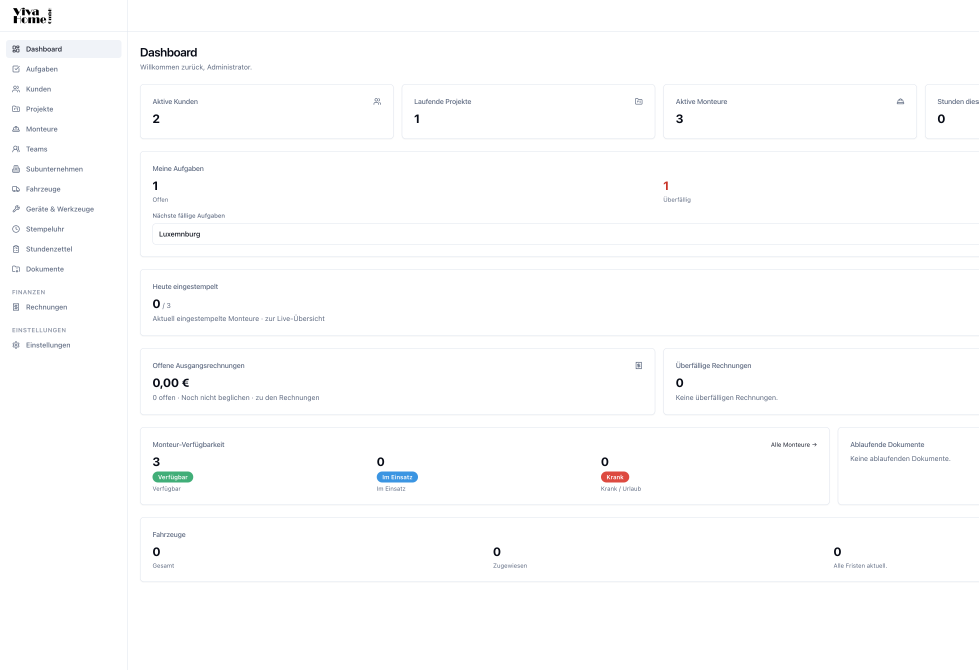
#> input picture docs/handbuch-screens/01-dashboard-menu.png, 3913 x 2678 px (shown at 1/4 size)
$ python build-handbuch-pdf.py
#> lines starting #> are read from the running program, lines starting #| are printed output that depends on the picture
#!/usr/bin/env python3
"""Erzeugt HANDBUCH.pdf (helles Design, druckgeeignet) aus docs/handbuch-screens/."""

from __future__ import annotations

from pathlib import Path

from fpdf import FPDF
from PIL import Image

ROOT = Path(__file__).resolve().parents[1]
SRC = ROOT / "docs" / "handbuch-screens"
JPG = SRC / "pdf"
OUT = ROOT / "HANDBUCH.pdf"
FONT = "/System/Library/Fonts/Supplemental/Arial Unicode.ttf"

SHOTS = [
    "01-dashboard-menu.png",
    "08-kunden-liste.png",
    "02-kunde-neu.png",
    "03-projekt-neu.png",
    "04-monteur-neu.png",
    "05-sub-neu.png",
    "06-monteur-sub-zuordnung.png",
    "07-projekt-monteur-zuordnen.png",
]


def prepare_jpgs() -> None:
    JPG.mkdir(parents=True, exist_ok=True)
    for name in SHOTS:
        p = SRC / name
        if not p.exists():
            raise SystemExit(f"Screenshot fehlt: {p}")
        im = Image.open(p).convert("RGB")
#> im is the input picture: PIL image 3913x2678 RGB; mean R, G, B 252.9, 253.1, 253.4
        max_w = 980
        if im.width > max_w:
            h = int(im.height * max_w / im.width)
#> h = 670
            im = im.resize((max_w, h), Image.Resampling.LANCZOS)
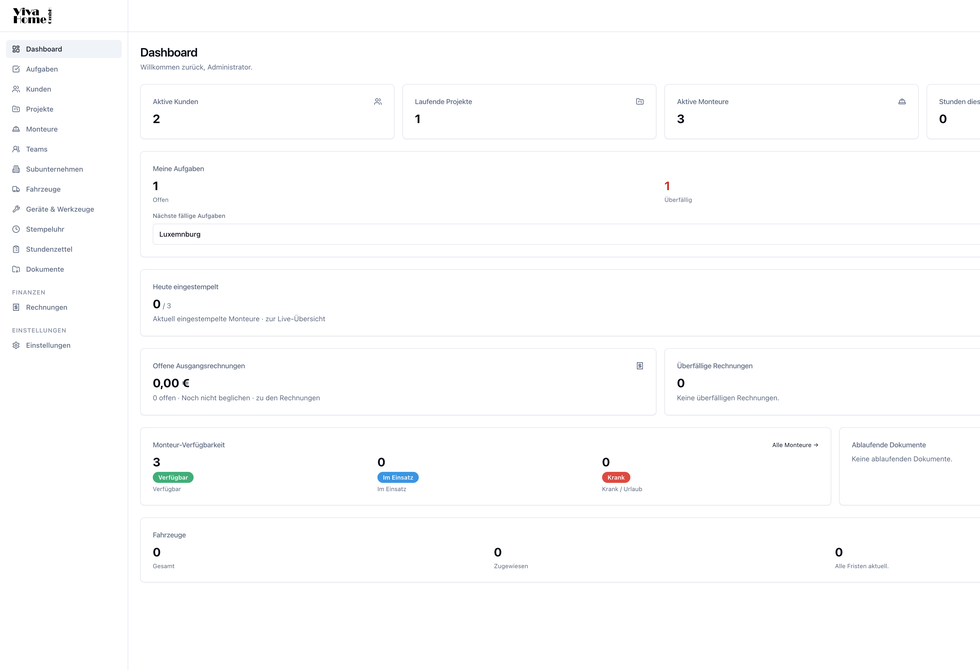
#> im: PIL image 980x670 RGB; mean R, G, B 252.8, 253, 253.3
        im.save(JPG / f"{p.stem}.jpg", "JPEG", quality=72, optimize=True)
#> pass 2 of the loop in prepare_jpgs, `for name in SHOTS:`:
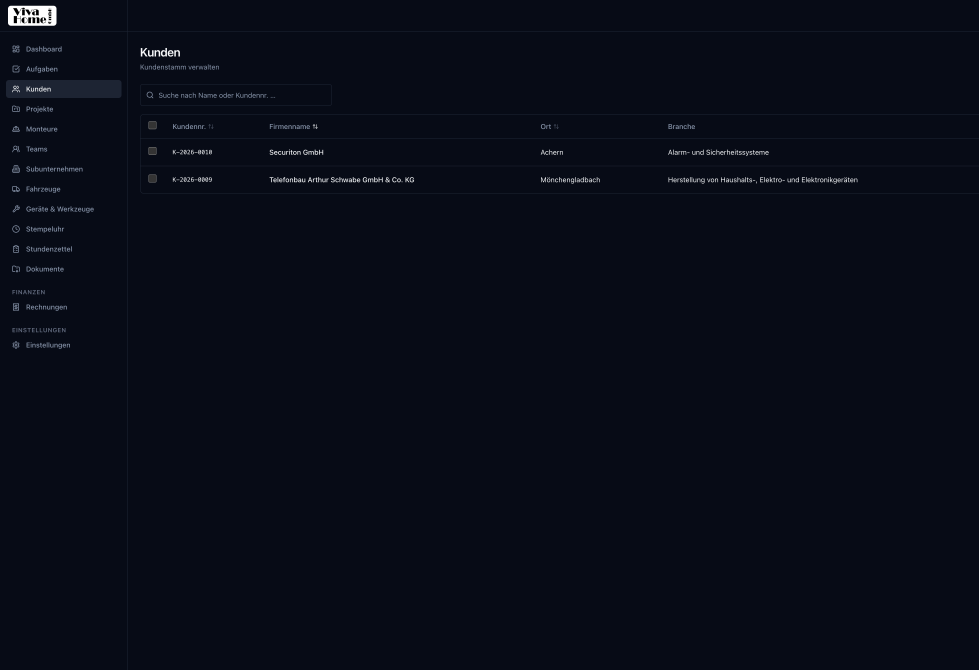
#> input picture docs/handbuch-screens/08-kunden-liste.png, 3913 x 2678 px (shown at 1/4 size)
#> in prepare_jpgs, im is the input picture: PIL image 3913x2678 RGB; mean R, G, B 8.2, 12.3, 23.3
#> in prepare_jpgs, `im = im.resize((max_w, h), Image.Resampling.LANCZOS)`:
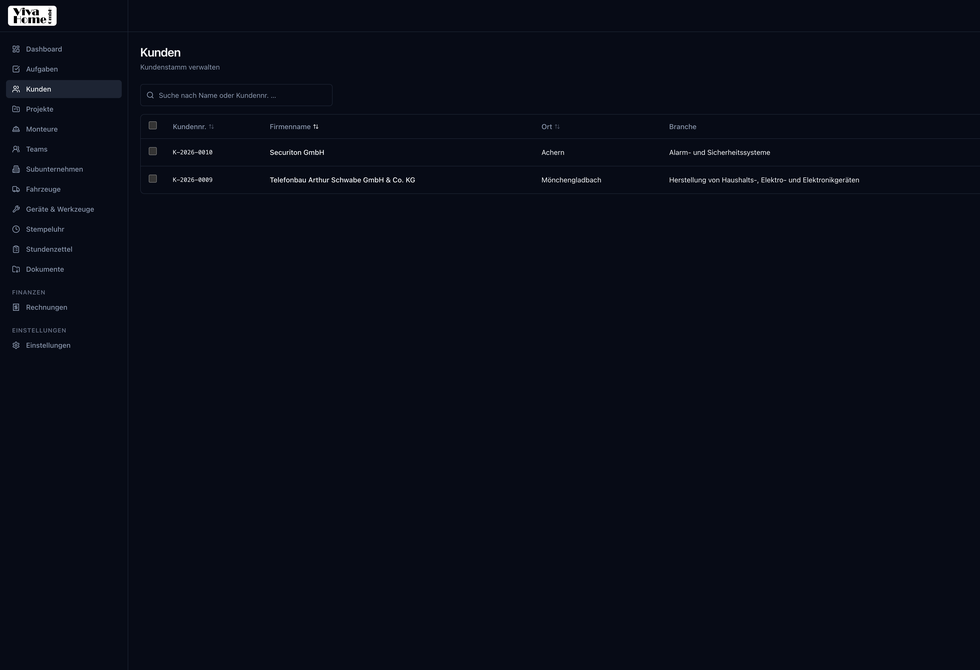
#> im: PIL image 980x670 RGB; mean R, G, B 8.2, 12.3, 23.3
#> pass 3 of the loop in prepare_jpgs, `for name in SHOTS:`:
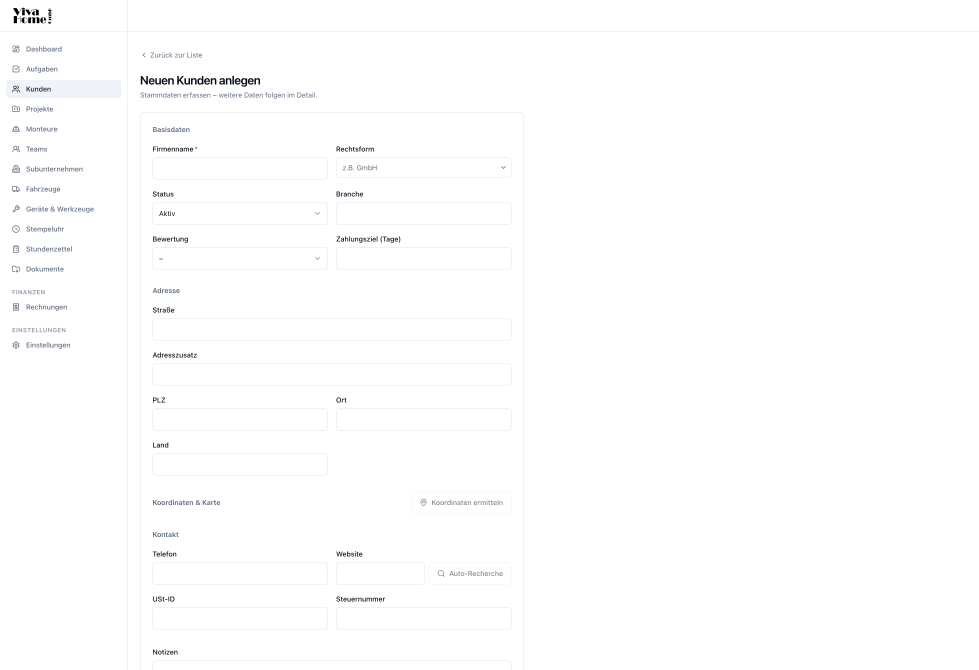
#> input picture docs/handbuch-screens/02-kunde-neu.png, 3913 x 2678 px (shown at 1/4 size)
#> in prepare_jpgs, im is the input picture: PIL image 3913x2678 RGB; mean R, G, B 253.6, 253.7, 253.9
#> in prepare_jpgs, `im = im.resize((max_w, h), Image.Resampling.LANCZOS)`:
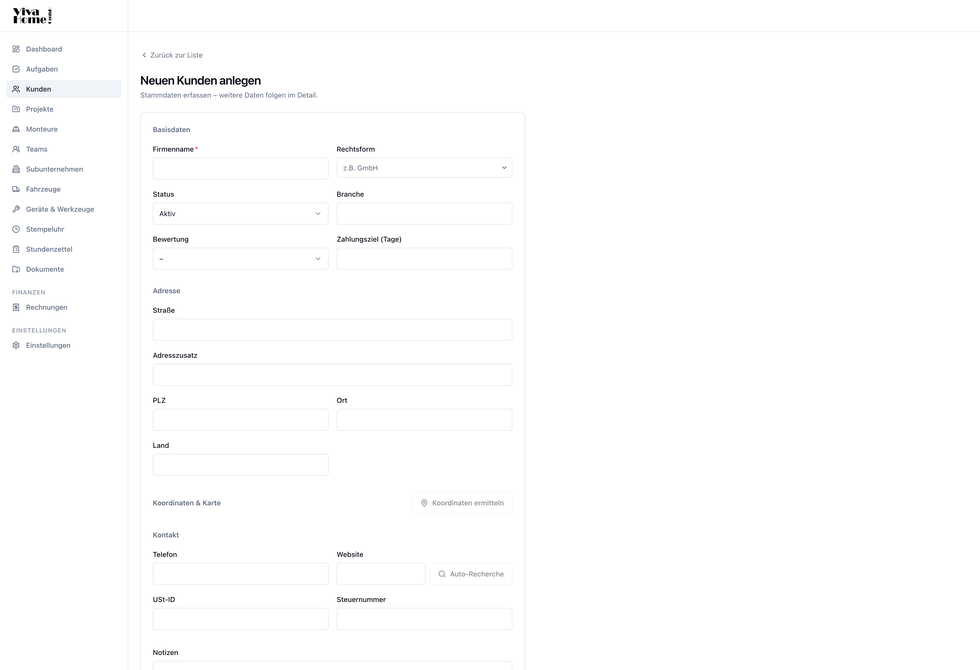
#> im: PIL image 980x670 RGB; mean R, G, B 253.5, 253.6, 253.8
#> the loop made 7 passes; the first 3 are shown


class Handbook(FPDF):
    # [24 lines left out: functions header, footer, not called in this run]


def build() -> None:
    prepare_jpgs()
    pdf = Handbook(format="A4")
    pdf.alias_nb_pages()
    pdf.set_auto_page_break(auto=True, margin=22)
    pdf.add_font("Body", "", FONT)
    pdf.add_font("Body", "B", FONT)
    pdf.add_font("Body", "I", FONT)
    pdf.set_margins(16, 20, 16)

    def reset_x() -> None:
        pdf.set_x(pdf.l_margin)

    # [24 lines left out: functions h1, h2, body, not called in this run]

    def bullet(text: str) -> None:
        body(f"•  {text}")

    def step(n: int, text: str) -> None:
        body(f"{n}.  {text}")

    # [21 lines left out: functions img, cover_line, not called in this run]

    # Cover
    pdf.add_page()
    pdf.ln(20)
    cover_line("Viva Home", size=24, bold=True)
    cover_line("Viva Home GmbH", size=12, bold=True)
    cover_line("Am Ringwall 16")
    cover_line("51491 Overath")
    pdf.ln(8)
    y = pdf.get_y()
    pdf.set_draw_color(180, 180, 180)
    pdf.line(60, y, 150, y)
    pdf.ln(10)
    cover_line("Office – Kurzanleitung", size=18, bold=True)
    cover_line("Stammdaten anlegen und zuordnen")
    pdf.ln(3)
    cover_line("Version 1.0.0 (Production)  |  Stand 24.08.2026")
    cover_line("Büro: office.vivahome.de  |  Kiosk: work.vivahome.de")
    pdf.ln(10)
    body(
        "Diese Kurzanleitung beschreibt die festen Büro-Schritte für die "
        "Stammdaten: Kunde, Projekt, Monteur, Subunternehmen sowie die "
        "Zuordnungen Monteur↔Sub und Monteur↔Projekt. Die Screenshots stammen "
        "aus dem hellen App-Design und sind für den Ausdruck geeignet."
    )
    body(
        "Anmeldung Büro: E-Mail und Passwort. Monteure stempeln mit 6-stelliger "
        "PIN (Monteur-App oder Kiosk)."
    )
    h2("Inhalt")
    for line in [
        "1. Orientierung im Menü",
        "2. Kunde anlegen",
        "3. Projekt anlegen",
        "4. Monteur anlegen",
        "5. Subunternehmen anlegen",
        "6. Monteur einem Subunternehmen zuordnen",
        "7. Monteur einem Projekt zuweisen",
        "8. Stempel und Stundenzettel (Kurz)",
    ]:
        bullet(line)

    # 1
    pdf.add_page()
    h1("1. Orientierung im Menü")
    body(
        "Nach dem Login öffnet sich das Dashboard. Links steht die "
        "Hauptnavigation. Fuer die Stammdaten nutzen Sie vor allem:"
    )
    bullet("Kunden – Firmenkunden anlegen und pflegen")
    bullet("Projekte – Aufträge anlegen und Monteure zuweisen")
    bullet("Monteure – Personenstammdaten, PIN, Typ Angestellt/Sub")
    bullet("Subunternehmen – Firmen der Fremdmonteure")
    body(
        "Oben rechts können Sie das Design wechseln. Fuer Ausdrucke und diese "
        "Anleitung ist das helle Design vorgesehen."
    )
    img("01-dashboard-menu.jpg", "Abb. 1 – Dashboard mit Hauptmenue (helles Design)")
    img(
        "08-kunden-liste.jpg",
        "Abb. 2 – Kundenliste; Aktion „Neuer Kunde“ oben rechts",
    )

    # 2
    pdf.add_page()
    h1("2. Kunde anlegen")
    step(1, "Menü „Kunden“ öffnen.")
    step(2, "Oben rechts „Neuer Kunde“ wählen (Pfad: /customers/new).")
    step(
        3,
        "Mindestens den Firmennamen ausfüllen. Empfohlen: Adresse (Straße, "
        "PLZ, Ort), Status „Aktiv“.",
    )
    step(4, "„Speichern“ klicken. Die Kundennummer (z. B. K-2026-…) wird vergeben.")
    step(
        5,
        "Im Kundendetail bei Bedarf ergänzen: Kontakte, Niederlassungen, "
        "E-Mails, Bankverbindungen, Dokumente.",
    )
    body(
        "Hinweis: Der Google-Contacts-Sync gilt nur für Kontakte, bei denen "
        "die Sync-Option gesetzt ist (Einstellungen → Google Contacts)."
    )
    img("02-kunde-neu.jpg", "Abb. 3 – Eingabemaske „Neuen Kunden anlegen“")

    # 3
    pdf.add_page()
    h1("3. Projekt anlegen")
    step(1, "Menü „Projekte“ → „Neues Projekt“ (/projects/new).")
    step(2, "Pflicht: Titel und bestehender Kunde.")
    step(3, "Optional: Leistungsart und Priorität setzen.")
    step(4, "„Speichern“. Die Projektnummer (z. B. P-2026-…) wird vergeben.")
    step(
        5,
        "Im Projektdetail: Standorte pflegen und im Tab „Monteure“ die "
        "Zuweisungen setzen (siehe Abschnitt 7).",
    )
    body(
        "Wichtig für den Kiosk: Normale Monteure dürfen nur mit gültiger, "
        "aktiver Projektzuweisung einstempeln. Ausnahme ist der Master-Monteur."
    )
    img("03-projekt-neu.jpg", "Abb. 4 – Eingabemaske „Neues Projekt anlegen“")

    # 4
    pdf.add_page()
    h1("4. Monteur anlegen")
    step(1, "Menü „Monteure“ → „Neuer Monteur“ (/workers/new).")
    step(2, "Pflicht: Vorname und Nachname.")
    step(
        3,
        "Typ wählen: „Angestellt“ oder „Subunternehmen“. Verfügbarkeit "
        "z. B. „Verfügbar“.",
    )
    step(4, "„Speichern“. Die Monteurnummer (z. B. W-2026-…) wird vergeben.")
    step(
        5,
        "Im Detail: optional „Master-Monteur“ aktivieren; unter PIN eine "
        "6-stellige PIN setzen; bei Bedarf „Kiosk nutzen“ und Gültig ab/bis.",
    )
    body(
        "Die PIN gilt für Monteur-App und Kiosk (work.vivahome.de). Ohne "
        "Kiosk-Freigabe ist der PIN-Login am Kiosk gesperrt."
    )
    img("04-monteur-neu.jpg", "Abb. 5 – Eingabemaske „Neuen Monteur anlegen“")

    # 5
    pdf.add_page()
    h1("5. Subunternehmen anlegen")
    step(1, "Menü „Subunternehmen“ → „Neues Subunternehmen“.")
    step(2, "Pflicht: Firmenname. Empfohlen: Kontaktperson, E-Mail, Telefon, Adresse.")
    step(3, "Optional: Steuer- und Bankdaten.")
    step(4, "„Speichern“.")
    body(
        "Erst danach können Monteure vom Typ „Subunternehmen“ diesem Sub "
        "zugeordnet werden (Abschnitt 6)."
    )
    img("05-sub-neu.jpg", "Abb. 6 – Eingabemaske „Neues Subunternehmen anlegen“")

    # 6
    pdf.add_page()
    h1("6. Monteur einem Subunternehmen zuordnen")
    step(1, "Menü „Monteure“ → gewünschten Monteur öffnen.")
    step(2, "Tab „Stammdaten“ bearbeiten.")
    step(3, "Typ auf „Subunternehmen“ stellen.")
    step(4, "Im Pflichtfeld „Subunternehmen“ den Eintrag aus Abschnitt 5 wählen.")
    step(5, "„Speichern“.")
    bullet("Bei Typ „Angestellt“ wird die Sub-Zuordnung entfernt.")
    bullet(
        "Der Monteur bleibt in der Monteurliste sichtbar; der Sub erscheint "
        "in den Stammdaten."
    )
    img(
        "06-monteur-sub-zuordnung.jpg",
        "Abb. 7 – Beispiel: Typ „Subunternehmen“ mit gewähltem Sub",
    )

    # 7
    pdf.add_page()
    h1("7. Monteur einem Projekt zuweisen")
    h2("Weg A – vom Projekt (empfohlen)")
    step(1, "Menü „Projekte“ → Projekt öffnen.")
    step(2, "Tab „Monteure“ wählen.")
    step(3, "„Monteur zuordnen“ klicken.")
    step(
        4,
        "Zeitraum „Von“/„Bis“ setzen, Monteur auswählen, optional Funktion "
        "und Teamleitung.",
    )
    step(5, "„Speichern“. Die Zuweisung muss aktiv sein.")
    h2("Weg B – vom Monteur")
    step(1, "Monteur öffnen → Tab „Projekte & Teams“.")
    step(2, "Projekt und Datumsfenster setzen → speichern.")
    h2("Kiosk-Regel")
    body(
        "Zum Einstempeln muss die Zuweisung aktiv sein und das heutige Datum "
        "im Fenster Von–Bis liegen (oder Bis leer). Sonst meldet der Kiosk "
        "keine gueltige Zuweisung – ausser beim Master-Monteur."
    )
    img(
        "07-projekt-monteur-zuordnen.jpg",
        "Abb. 8 – Dialog „Monteur zuordnen“ am Projekt",
    )

    # 8
    pdf.add_page()
    h1("8. Stempel und Stundenzettel (Kurz)")
    bullet(
        "Kiosk einrichten: work.vivahome.de → Setup mit Admin-PIN → "
        "aktives Projekt zuweisen → Kiosk starten."
    )
    bullet("Einstempeln: Kiosk oder Monteur-App mit PIN.")
    bullet(
        "Stundenzettel im Büro: Menü „Stundenzettel“ → Anlegen/öffnen "
        "(Monteur, Projekt, Kalenderwoche; optional bis KW)."
    )
    bullet(
        "Ohne Handy: Stundenzettel im Entwurf öffnen → „Tag erfassen“ "
        "oder Tageszeile bearbeiten."
    )
    bullet(
        "Neu aus Stempelungen: Im Entwurf „Aus Stempelungen neu laden“ "
        "(überschreibt die Woche aus den Stempeln)."
    )
    body("Backup-Zeitplan: Einstellungen → Backup (Uhrzeit Europe/Berlin).")

    h2("Empfohlene Reihenfolge für einen neuen Auftrag")
    for i, text in enumerate(
        [
            "Kunde anlegen oder bestehenden Kunden wählen",
            "Projekt anlegen und Kunden verknuepfen",
            "Subunternehmen anlegen (nur bei Fremdmonteuren)",
            "Monteure anlegen und ggf. dem Sub zuordnen",
            "Monteure dem Projekt zuweisen (Datum beachten)",
            "PIN setzen und ggf. Kiosk-Freigabe aktivieren",
            "Kiosk auf der Baustelle auf dieses Projekt einrichten",
        ],
        1,
    ):
        step(i, text)

    pdf.ln(8)
    reset_x()
    pdf.set_font("Body", "I", 9)
    pdf.set_text_color(100, 100, 100)
    pdf.multi_cell(
        0,
        5,
        "Viva Home  |  © Viva Home GmbH  |  Am Ringwall 16, 51491 Overath  |  "
        "Office Version 1.0.0",
    )

    pdf.output(str(OUT))
    print(f"Wrote {OUT} ({OUT.stat().st_size} bytes, {pdf.page_no()} pages)")


if __name__ == "__main__":
#> (the run stopped early here; a loop or call above may not have finished)
